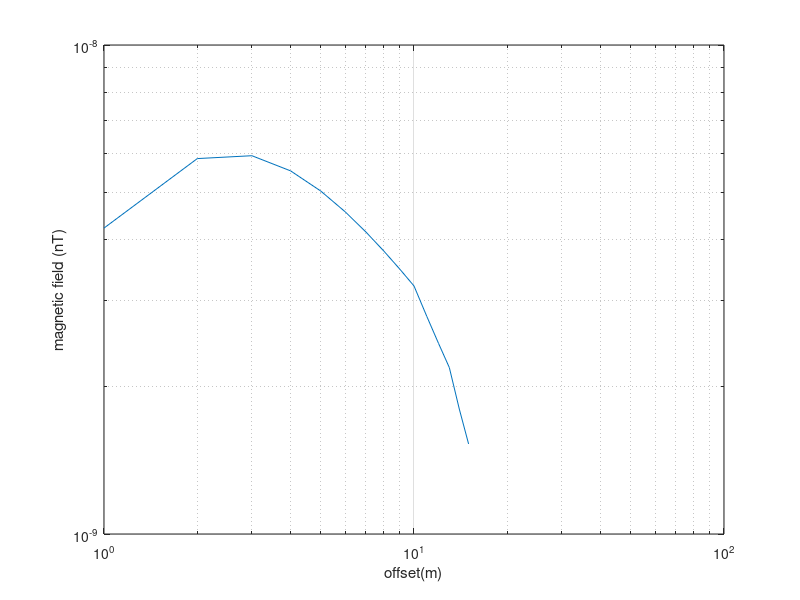

MATLAB code for this plot:
clc;
clear;
format long e;
% parameters are 
% I=current
% offset=electrode distance array,offset values
I=2;
th=10;
offset=[5,10,15,20,25,30,35,40,45,50,60,70,80,100,120];
perm=4*pi*10^(-7);
mag=[];
% question 3d
for i=1:length(offset)
    mag(end+1)=(perm*I/(4*pi*offset(i)))*(1-th/sqrt(offset(i)^2+th^2));
end
loglog(mag)
grid on
xlabel('offset(m)')
ylabel('magnetic field (nT)')